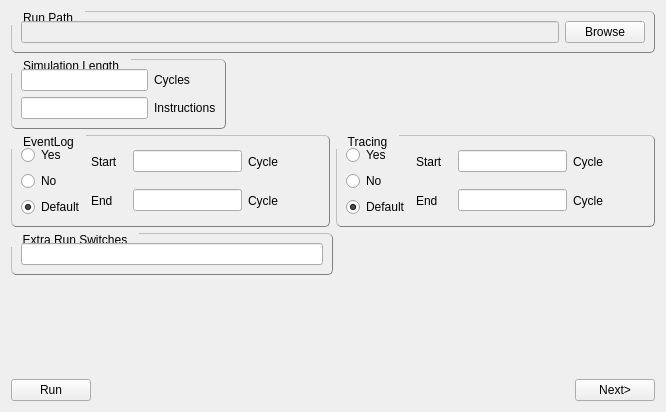
      <widget class="QWidget" name="tabRunOpts">
       <attribute name="title">
        <string>Run Option</string>
       </attribute>
       <layout class="QHBoxLayout" name="horizontalLayout_33">
        <item>
         <layout class="QVBoxLayout" name="verticalLayout_52">
          <item>
           <layout class="QVBoxLayout" name="verticalLayout_51">
            <item>
             <layout class="QVBoxLayout" name="verticalLayout_11" stretch="1,2">
              <item>
               <widget class="QGroupBox" name="groupBox_8">
                <property name="styleSheet">
                 <string notr="true">QGroupBox {
     border: 1px solid gray;
     border-radius: 5px;
      border-style: outset;
     margin-top: 1ex; /* leave space at the top for the title */
     margin-left: 1ex;
     margin-right: 1ex;
     margin-bottom: 1ex;
   
 }

 QGroupBox::title {
     subcontrol-origin: margin;
     subcontrol-position: top left; /* position at the top center */
     padding: 0 10px;
 }</string>
                </property>
                <property name="title">
                 <string>Run Path</string>
                </property>
                <property name="alignment">
                 <set>Qt::AlignLeading|Qt::AlignLeft|Qt::AlignVCenter</set>
                </property>
                <property name="flat">
                 <bool>false</bool>
                </property>
                <property name="checkable">
                 <bool>false</bool>
                </property>
                <layout class="QHBoxLayout" name="horizontalLayout_16">
                 <property name="sizeConstraint">
                  <enum>QLayout::SetDefaultConstraint</enum>
                 </property>
                 <property name="topMargin">
                  <number>9</number>
                 </property>
                 <item>
                  <widget class="QLineEdit" name="runPath">
                   <property name="enabled">
                    <bool>false</bool>
                   </property>
                  </widget>
                 </item>
                 <item>
                  <widget class="QPushButton" name="browseRunPath">
                   <property name="text">
                    <string>Browse</string>
                   </property>
                  </widget>
                 </item>
                </layout>
               </widget>
              </item>
              <item>
               <layout class="QHBoxLayout" name="horizontalLayout_3" stretch="1,2">
                <item>
                 <widget class="QGroupBox" name="groupBox_9">
                  <property name="styleSheet">
                   <string notr="true">QGroupBox {
     border: 1px solid gray;
     border-radius: 5px;
      border-style: outset;
     margin-top: 1ex; /* leave space at the top for the title */
     margin-left: 1ex;
     margin-right: 1ex;
     margin-bottom: 1ex;
   
 }

 QGroupBox::title {
     subcontrol-origin: margin;
     subcontrol-position: top left; /* position at the top center */
     padding: 0 10px;
 }</string>
                  </property>
                  <property name="title">
                   <string>Simulation Length</string>
                  </property>
                  <layout class="QGridLayout" name="gridLayout_5">
                   <item row="0" column="1">
                    <widget class="QLabel" name="TextLabel5">
                     <property name="text">
                      <string>Cycles</string>
                     </property>
                     <property name="wordWrap">
                      <bool>false</bool>
                     </property>
                    </widget>
                   </item>
                   <item row="0" column="0">
                    <widget class="QLineEdit" name="endCycle"/>
                   </item>
                   <item row="1" column="0">
                    <widget class="QLineEdit" name="endInstruction"/>
                   </item>
                   <item row="1" column="1">
                    <widget class="QLabel" name="TextLabel5_2">
                     <property name="text">
                      <string>Instructions</string>
                     </property>
                     <property name="wordWrap">
                      <bool>false</bool>
                     </property>
                    </widget>
                   </item>
                  </layout>
                  <zorder>TextLabel5_2</zorder>
                  <zorder>endInstruction</zorder>
                  <zorder>endCycle</zorder>
                  <zorder>TextLabel5</zorder>
                 </widget>
                </item>
                <item>
                 <spacer name="horizontalSpacer_4">
                  <property name="orientation">
                   <enum>Qt::Horizontal</enum>
                  </property>
                  <property name="sizeHint" stdset="0">
                   <size>
                    <width>358</width>
                    <height>20</height>
                   </size>
                  </property>
                 </spacer>
                </item>
               </layout>
              </item>
             </layout>
            </item>
            <item>
             <layout class="QVBoxLayout" name="verticalLayout_25" stretch="2,1">
              <item>
               <layout class="QHBoxLayout" name="horizontalLayout_4">
                <item>
                 <widget class="QGroupBox" name="traceRun_2">
                  <property name="styleSheet">
                   <string notr="true">QGroupBox {
     border: 1px solid gray;
     border-radius: 5px;
      border-style: outset;
     margin-top: 1ex; /* leave space at the top for the title */
     margin-left: 1ex;
     margin-right: 1ex;
     margin-bottom: 1ex;
   
 }

 QGroupBox::title {
     subcontrol-origin: margin;
     subcontrol-position: top left; /* position at the top center */
     padding: 0 10px;
 }</string>
                  </property>
                  <property name="title">
                   <string>EventLog</string>
                  </property>
                  <layout class="QFormLayout" name="formLayout">
                   <item row="0" column="0">
                    <layout class="QVBoxLayout" name="_17">
                     <property name="spacing">
                      <number>6</number>
                     </property>
                     <property name="margin">
                      <number>0</number>
                     </property>
                     <item>
                      <widget class="QRadioButton" name="eventlogYes">
                       <property name="text">
                        <string>Yes</string>
                       </property>
                      </widget>
                     </item>
                     <item>
                      <widget class="QRadioButton" name="eventlogNo">
                       <property name="text">
                        <string>No</string>
                       </property>
                       <property name="checked">
                        <bool>false</bool>
                       </property>
                      </widget>
                     </item>
                     <item>
                      <widget class="QRadioButton" name="eventlogDefault">
                       <property name="text">
                        <string>Default</string>
                       </property>
                       <property name="checked">
                        <bool>true</bool>
                       </property>
                      </widget>
                     </item>
                    </layout>
                   </item>
                   <item row="0" column="1">
                    <layout class="QVBoxLayout" name="verticalLayout_5">
                     <item>
                      <layout class="QHBoxLayout" name="_18" stretch="1,3,2">
                       <property name="spacing">
                        <number>6</number>
                       </property>
                       <property name="margin">
                        <number>0</number>
                       </property>
                       <item>
                        <widget class="QLabel" name="TextLabel3_5">
                         <property name="text">
                          <string>Start</string>
                         </property>
                         <property name="wordWrap">
                          <bool>false</bool>
                         </property>
                        </widget>
                       </item>
                       <item>
                        <widget class="QLineEdit" name="startEventlog"/>
                       </item>
                       <item>
                        <widget class="QLabel" name="TextLabel5_11">
                         <property name="text">
                          <string>Cycle</string>
                         </property>
                         <property name="wordWrap">
                          <bool>false</bool>
                         </property>
                        </widget>
                       </item>
                      </layout>
                     </item>
                     <item>
                      <layout class="QHBoxLayout" name="_19" stretch="1,3,2">
                       <property name="spacing">
                        <number>6</number>
                       </property>
                       <property name="margin">
                        <number>0</number>
                       </property>
                       <item>
                        <widget class="QLabel" name="TextLabel4_5">
                         <property name="text">
                          <string>End</string>
                         </property>
                         <property name="wordWrap">
                          <bool>false</bool>
                         </property>
                        </widget>
                       </item>
                       <item>
                        <widget class="QLineEdit" name="endEventlog"/>
                       </item>
                       <item>
                        <widget class="QLabel" name="TextLabel5_12">
                         <property name="text">
                          <string>Cycle</string>
                         </property>
                         <property name="wordWrap">
                          <bool>false</bool>
                         </property>
                        </widget>
                       </item>
                      </layout>
                     </item>
                    </layout>
                   </item>
                  </layout>
                 </widget>
                </item>
                <item>
                 <widget class="QGroupBox" name="traceRun">
                  <property name="styleSheet">
                   <string notr="true">QGroupBox {
     border: 1px solid gray;
     border-radius: 5px;
      border-style: outset;
     margin-top: 1ex; /* leave space at the top for the title */
     margin-left: 1ex;
     margin-right: 1ex;
     margin-bottom: 1ex;
   
 }

 QGroupBox::title {
     subcontrol-origin: margin;
     subcontrol-position: top left; /* position at the top center */
     padding: 0 10px;
 }</string>
                  </property>
                  <property name="title">
                   <string>Tracing</string>
                  </property>
                  <layout class="QFormLayout" name="formLayout_2">
                   <item row="0" column="0">
                    <layout class="QVBoxLayout" name="_12">
                     <property name="spacing">
                      <number>6</number>
                     </property>
                     <property name="margin">
                      <number>0</number>
                     </property>
                     <item>
                      <widget class="QRadioButton" name="traceYes">
                       <property name="text">
                        <string>Yes</string>
                       </property>
                      </widget>
                     </item>
                     <item>
                      <widget class="QRadioButton" name="traceNo">
                       <property name="text">
                        <string>No</string>
                       </property>
                       <property name="checked">
                        <bool>false</bool>
                       </property>
                      </widget>
                     </item>
                     <item>
                      <widget class="QRadioButton" name="traceDefault">
                       <property name="text">
                        <string>Default</string>
                       </property>
                       <property name="checked">
                        <bool>true</bool>
                       </property>
                      </widget>
                     </item>
                    </layout>
                   </item>
                   <item row="0" column="1">
                    <layout class="QVBoxLayout" name="verticalLayout_4">
                     <item>
                      <layout class="QHBoxLayout" name="_15" stretch="1,3,2">
                       <property name="spacing">
                        <number>6</number>
                       </property>
                       <property name="margin">
                        <number>0</number>
                       </property>
                       <item>
                        <widget class="QLabel" name="TextLabel3_4">
                         <property name="text">
                          <string>Start</string>
                         </property>
                         <property name="wordWrap">
                          <bool>false</bool>
                         </property>
                        </widget>
                       </item>
                       <item>
                        <widget class="QLineEdit" name="startTrace"/>
                       </item>
                       <item>
                        <widget class="QLabel" name="TextLabel5_9">
                         <property name="text">
                          <string>Cycle</string>
                         </property>
                         <property name="wordWrap">
                          <bool>false</bool>
                         </property>
                        </widget>
                       </item>
                      </layout>
                     </item>
                     <item>
                      <layout class="QHBoxLayout" name="_16" stretch="1,3,2">
                       <property name="spacing">
                        <number>6</number>
                       </property>
                       <property name="margin">
                        <number>0</number>
                       </property>
                       <item>
                        <widget class="QLabel" name="TextLabel4_4">
                         <property name="text">
                          <string>End</string>
                         </property>
                         <property name="wordWrap">
                          <bool>false</bool>
                         </property>
                        </widget>
                       </item>
                       <item>
                        <widget class="QLineEdit" name="endTrace"/>
                       </item>
                       <item>
                        <widget class="QLabel" name="TextLabel5_10">
                         <property name="text">
                          <string>Cycle</string>
                         </property>
                         <property name="wordWrap">
                          <bool>false</bool>
                         </property>
                        </widget>
                       </item>
                      </layout>
                     </item>
                    </layout>
                   </item>
                  </layout>
                 </widget>
                </item>
               </layout>
              </item>
              <item>
               <layout class="QHBoxLayout" name="horizontalLayout_7" stretch="1,1">
                <item>
                 <widget class="QGroupBox" name="groupBox_12">
                  <property name="styleSheet">
                   <string notr="true">QGroupBox {
     border: 1px solid gray;
     border-radius: 5px;
      border-style: outset;
     margin-top: 1ex; /* leave space at the top for the title */
     margin-left: 1ex;
     margin-right: 1ex;
     margin-bottom: 1ex;
   
 }

 QGroupBox::title {
     subcontrol-origin: margin;
     subcontrol-position: top left; /* position at the top center */
     padding: 0 10px;
 }</string>
                  </property>
                  <property name="title">
                   <string>Extra Run Switches</string>
                  </property>
                  <layout class="QHBoxLayout" name="horizontalLayout_15">
                   <item>
                    <widget class="QLineEdit" name="extraRunSwitches"/>
                   </item>
                  </layout>
                 </widget>
                </item>
                <item>
                 <spacer name="horizontalSpacer_2">
                  <property name="orientation">
                   <enum>Qt::Horizontal</enum>
                  </property>
                  <property name="sizeHint" stdset="0">
                   <size>
                    <width>20</width>
                    <height>20</height>
                   </size>
                  </property>
                 </spacer>
                </item>
               </layout>
              </item>
             </layout>
            </item>
           </layout>
          </item>
          <item>
           <layout class="QVBoxLayout" name="verticalLayout_50" stretch="0,0">
            <item>
             <spacer name="verticalSpacer_3">
              <property name="orientation">
               <enum>Qt::Vertical</enum>
              </property>
              <property name="sizeHint" stdset="0">
               <size>
                <width>20</width>
                <height>98</height>
               </size>
              </property>
             </spacer>
            </item>
            <item>
             <layout class="QHBoxLayout" name="horizontalLayout_8">
              <item>
               <widget class="QPushButton" name="button_run">
                <property name="toolTip">
                 <string>Run the benchmark on the model</string>
                </property>
                <property name="text">
                 <string>Run</string>
                </property>
               </widget>
              </item>
              <item>
               <spacer name="Spacer4">
                <property name="orientation">
                 <enum>Qt::Horizontal</enum>
                </property>
                <property name="sizeType">
                 <enum>QSizePolicy::Expanding</enum>
                </property>
                <property name="sizeHint" stdset="0">
                 <size>
                  <width>478</width>
                  <height>20</height>
                 </size>
                </property>
               </spacer>
              </item>
              <item>
               <widget class="QPushButton" name="nextStep_runopts">
                <property name="toolTip">
                 <string>Go to next tab page</string>
                </property>
                <property name="text">
                 <string>Next&gt;</string>
                </property>
               </widget>
              </item>
             </layout>
            </item>
           </layout>
          </item>
         </layout>
        </item>
       </layout>
      </widget>
